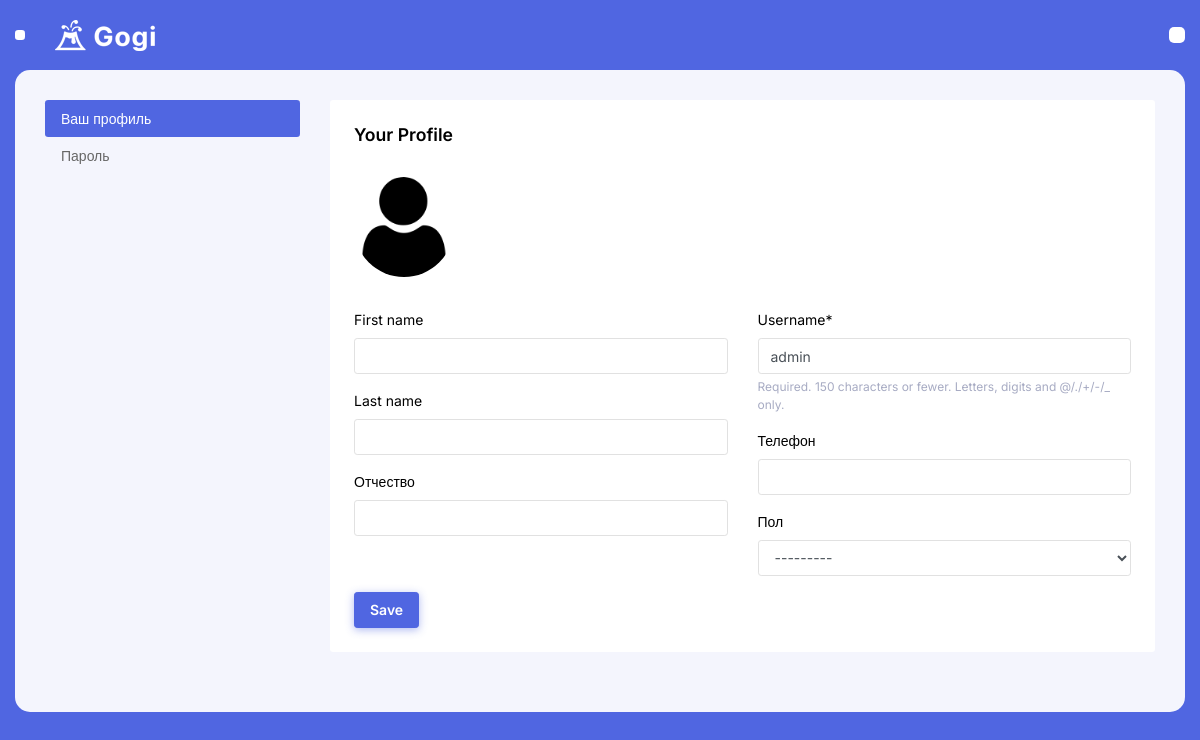
Page /staff/manager/setting/ (signed in) on the committed database.
### authentication/models.py (models this page shows, shortened)
class User(AbstractUser):
    middle_name = models.CharField('Отчество', max_length=150, blank=True)
    phone_number = models.CharField('Телефон', max_length=127, blank=True,
                                    validators=[validate_phone_number])
    gender = models.CharField('Пол', max_length=1,
                              choices=Gender.choices, blank=True)
    photo = models.ImageField(
        'Фото', blank=True, upload_to='avatars/', default='avatars/user.png')

### organization/views.py (the view)
# urls.py: path('manager/setting/', v.ManagerEdit.as_view(), name='manager_edit'),
class ManagerEdit(UpdateView):
    template_name = 'manager/edit_profile_manager.html'
    form_class = f.SettingsProfile
    success_url = reverse_lazy('manager_edit')
    def get_object(self, **kwargs):
        return self.request.user

### organization/forms.py
class SettingsProfile(auth_forms.UserChangeForm):
    password = None
    class Meta:
        model = user_model
        fields = ('username', 'email', 'last_name', 'first_name', 'middle_name', 'phone_number', 'gender', 'photo')

### organization/templates/manager/edit_profile_manager.html (shortened to what this page needs)
{% extends 'manager/base.html' %}
{% load static %}
{% block main %}
{% load crispy_forms_tags %}
<div class="row">
        <div class="col-md-12">
            <div class="row">
                <div class="col-md-3">
                    <div class="nav nav-pills flex-column" id="v-pills-tab" role="tablist" aria-orientation="vertical">
                        <a class="nav-item nav-link active" id="v-pills-home-tab"
                           href="{% url 'manager_edit' %}" aria-controls="v-pills-home" aria-selected="true">Ваш профиль</a>
                        <a class="nav-item nav-link" href="{% url 'pass_change' %}" aria-controls="v-pills-profile" aria-selected="true">Пароль</a>
                    </div>
                </div>
                <div class="col-md-9">
                    <div class="tab-content" id="v-pills-tabContent">
                        <div class="tab-pane fade show active" id="v-pills-home" role="tabpanel" aria-labelledby="v-pills-home-tab">
                            <div class="card">
                                <div class="card-body">
                                    <form action="" method="post">
                                        <h6 class="card-title">Your Profile</h6>
                                        <div class="d-flex mb-3">
                                            <figure class="mr-3">
                                                <img width="100" class="rounded-pill"
                                                     src="{{ user.photo.url  }}" alt="...">
                                            </figure>
                                        </div>
                                        <div class="row">
                                            <div class="col-md-6">
                                                <div class="form-group">
                                                    {{ form.first_name|as_crispy_field }}
                                                </div>
                                                <div class="form-group">
                                                    {{ form.last_name|as_crispy_field }}
                                                </div>
                                                <div class="form-group">
                                                    {{ form.middle_name|as_crispy_field }}
                                                </div>
                                            </div>
                                            <div class="col-md-6">
                                                <div class="form-group">
                                                    {{ form.username|as_crispy_field }}
                                                </div>
                                                <div class="form-group">
                                                    {{ form.phone_number|as_crispy_field }}
                                                </div>
                                                <div class="form-group">
                                                    {{ form.gender|as_crispy_field }}
                                                </div>
                                            </div>
                                        </div>
                                        <button class="btn btn-primary">Save</button>
                                    </form>
                                </div>
                        </div>
                    </div>
                </div>
            </div>
        </div>
    </div>
{% endblock %}

### rows in the picture
User: photo (placeholder picture), username "admin", gender "---------"
